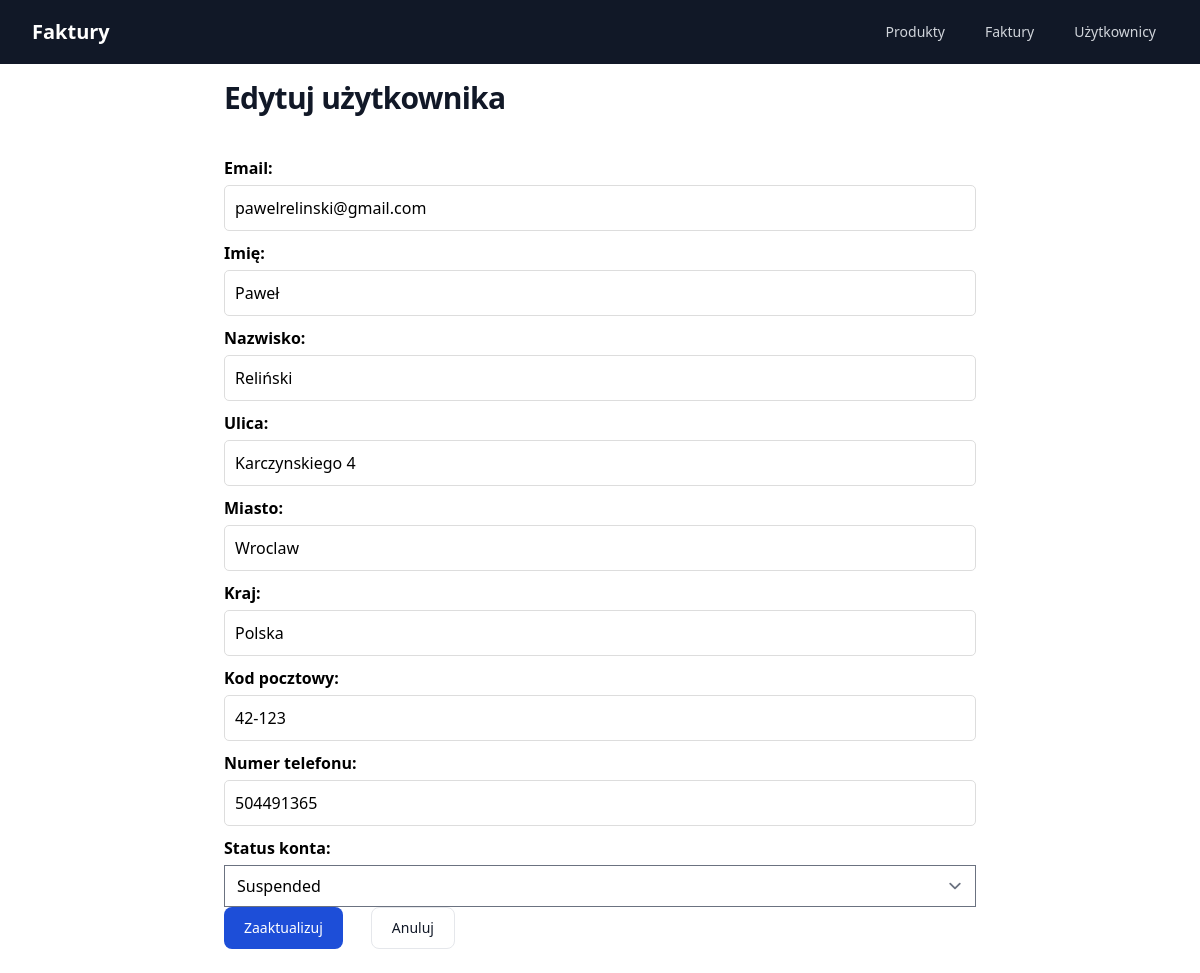
The app's page /user-update/2/, older data.
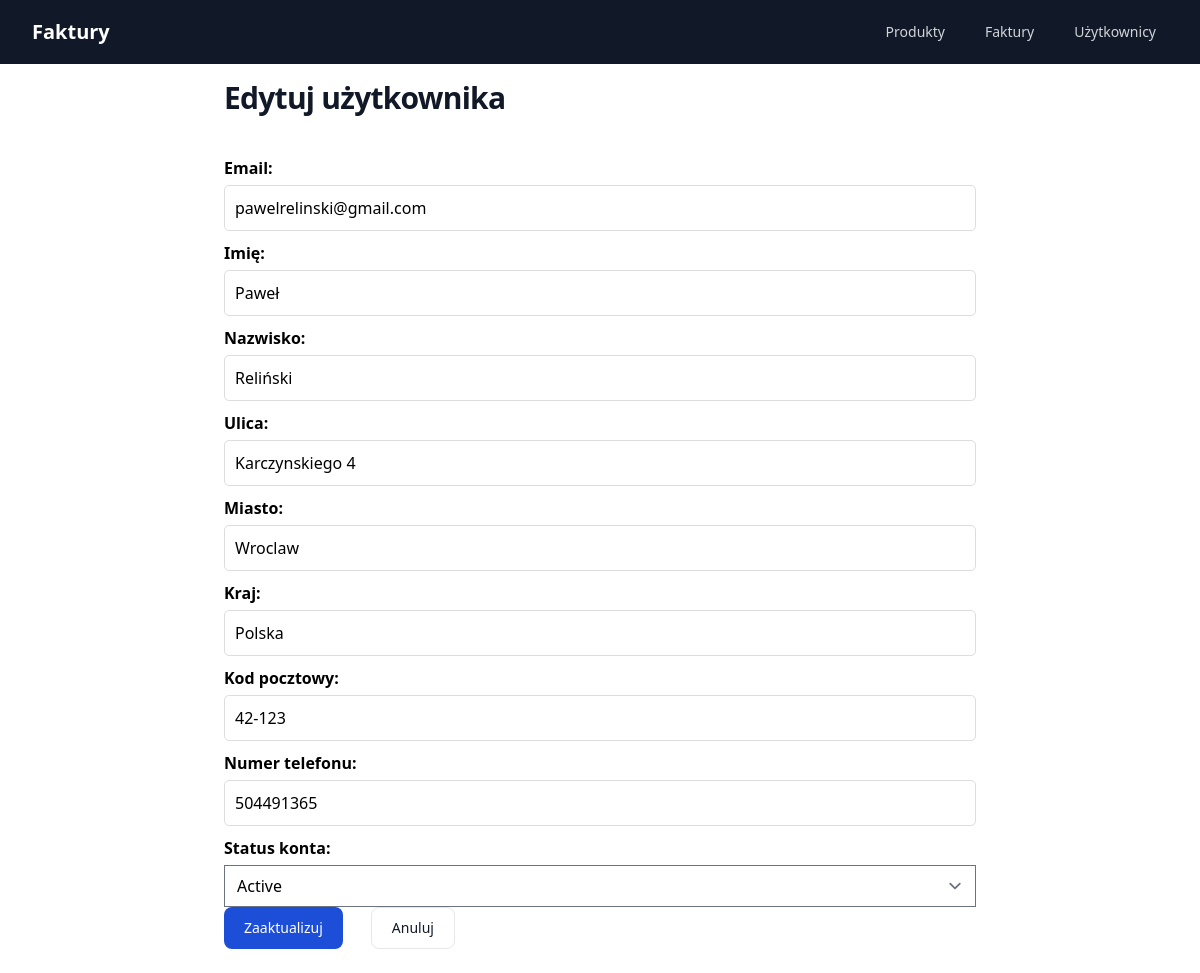
The same page, newer data.
### core/models.py (models this page shows, shortened)
class User(models.Model):
    email = models.EmailField(unique=True)
    first_name = models.CharField(max_length=50)
    last_name = models.CharField(max_length=50)
    street_address = models.CharField(
        max_length=100,
        default='',
        null=False)
    city = models.CharField(
        max_length=50,
        default='',
        null=False)
    country = models.CharField(
        max_length=50,
        default='',
        null=False)
    postal_code = models.CharField(
        max_length=20,
        default='',
        null=False)
    contact_information = models.CharField(max_length=50)
    account_status = models.CharField(
        max_length=20,
        choices=[(status.value, status.value.title()) for status in UserAccountStatus],
        default=UserAccountStatus.ACTIVE)
    created_at = models.DateTimeField(auto_now_add=True)
    updated_at = models.DateTimeField(auto_now=True)

### core/views.py (the view)
# urls.py: path('user-update/<int:pk>/', views.UserUpdate.as_view(), name='user_update'),
class UserUpdate(generic.UpdateView):
    model = User
    form_class = UserForm
    template_name = 'core/user/user_update.html'
    success_url = reverse_lazy('core:users_list')

### core/forms.py
class UserForm(forms.ModelForm):
    class Meta:
        model = User
        fields = [
            'email',
            'first_name',
            'last_name',
            'street_address',
            'city',
            'country',
            'postal_code',
            'contact_information',
            'account_status'
        ]

### templates/core/user/user_update.html (shortened to what this page needs)
{% extends "core/base.html" %}
{% block content %}
    <header>
        <div class="mx-auto max-w-7xl">
            <h1 class="text-3xl font-bold tracking-tight text-gray-900 dark:text-white">
                Edytuj użytkownika
            </h1>
        </div>
    </header>
    <form method="post" class="mt-10">{% csrf_token %}
        <div>
            <label for="{{ form.email.id_for_label }}">Email:</label>
            {{ form.email }}
        </div>
        <div>
            <label for="{{ form.first_name.id_for_label }}">Imię:</label>
            {{ form.first_name }}
        </div>
        <div>
            <label for="{{ form.last_name.id_for_label }}">Nazwisko:</label>
            {{ form.last_name }}
        </div>
        <div>
            <label for="{{ form.street_address.id_for_label }}">Ulica:</label>
            {{ form.street_address }}
        </div>
        <div>
            <label for="{{ form.city.id_for_label }}">Miasto:</label>
            {{ form.city }}
        </div>
        <div>
            <label for="{{ form.country.id_for_label }}">Kraj:</label>
            {{ form.country }}
        </div>
        <div>
            <label for="{{ form.postal_code.id_for_label }}">Kod pocztowy:</label>
            {{ form.postal_code }}
        </div>
        <div>
            <label for="{{ form.contact_information.id_for_label }}">Numer telefonu:</label>
            {{ form.contact_information }}
        </div>
        <div>
            <label for="{{ form.account_status.id_for_label }}">Status konta:</label>
            {{ form.account_status }}
        </div>
        <div class="flex flex-row gap-x-5">
            <button type="submit"
                    class="text-white bg-blue-700 hover:bg-blue-800 focus:ring-4 focus:ring-blue-300 font-medium rounded-lg text-sm px-5 py-2.5 mr-2 mb-2 dark:bg-blue-600 dark:hover:bg-blue-700 focus:outline-none dark:focus:ring-blue-800">
                Zaaktualizuj
            </button>
            <a href="{% url 'core:users_list' %}"
               class="py-2.5 px-5 mr-2 mb-2 text-sm font-medium text-gray-900 focus:outline-none bg-white rounded-lg border border-gray-200 hover:bg-gray-100 hover:text-blue-700 focus:z-10 focus:ring-4 focus:ring-gray-200 dark:focus:ring-gray-700 dark:bg-gray-800 dark:text-gray-400 dark:border-gray-600 dark:hover:text-white dark:hover:bg-gray-700">
                Anuluj
            </a>
        </div>
    </form>
{% endblock %}

Row changes from the older to the newer data that the page shows:
changed User "pawelrelinski@gmail.com": account_status "Suspended" → "Active"
